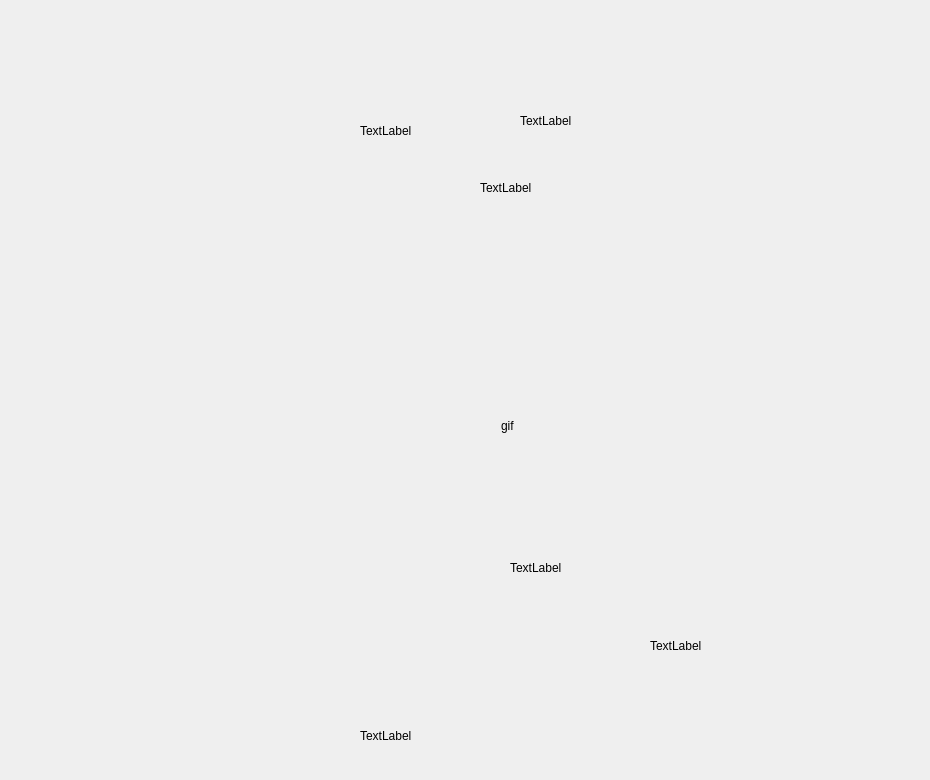
   <widget class="QWidget" name="welcome">
    <widget class="QLabel" name="label_p1_gif">
     <property name="geometry">
      <rect>
       <x>501</x>
       <y>418</y>
       <width>72</width>
       <height>16</height>
      </rect>
     </property>
     <property name="text">
      <string>gif</string>
     </property>
    </widget>
    <widget class="QLabel" name="label_p1_opacity">
     <property name="geometry">
      <rect>
       <x>480</x>
       <y>180</y>
       <width>72</width>
       <height>15</height>
      </rect>
     </property>
     <property name="text">
      <string>TextLabel</string>
     </property>
    </widget>
    <widget class="QLabel" name="label_p1_time">
     <property name="geometry">
      <rect>
       <x>520</x>
       <y>80</y>
       <width>111</width>
       <height>81</height>
      </rect>
     </property>
     <property name="text">
      <string>TextLabel</string>
     </property>
    </widget>
    <widget class="QLabel" name="label_p1_timer">
     <property name="geometry">
      <rect>
       <x>360</x>
       <y>50</y>
       <width>131</width>
       <height>161</height>
      </rect>
     </property>
     <property name="text">
      <string>TextLabel</string>
     </property>
    </widget>
    <widget class="QLabel" name="label_p1_msg">
     <property name="geometry">
      <rect>
       <x>360</x>
       <y>700</y>
       <width>561</width>
       <height>71</height>
      </rect>
     </property>
     <property name="text">
      <string>TextLabel</string>
     </property>
    </widget>
    <widget class="QLabel" name="label_p1_arrow">
     <property name="geometry">
      <rect>
       <x>510</x>
       <y>560</y>
       <width>72</width>
       <height>15</height>
      </rect>
     </property>
     <property name="text">
      <string>TextLabel</string>
     </property>
    </widget>
    <widget class="QLabel" name="label_p1_drink">
     <property name="geometry">
      <rect>
       <x>650</x>
       <y>590</y>
       <width>111</width>
       <height>111</height>
      </rect>
     </property>
     <property name="text">
      <string>TextLabel</string>
     </property>
    </widget>
    <zorder>label_p1_drink</zorder>
    <zorder>label_p1_gif</zorder>
    <zorder>label_p1_opacity</zorder>
    <zorder>label_p1_time</zorder>
    <zorder>label_p1_timer</zorder>
    <zorder>label_p1_msg</zorder>
    <zorder>label_p1_arrow</zorder>
   </widget>
